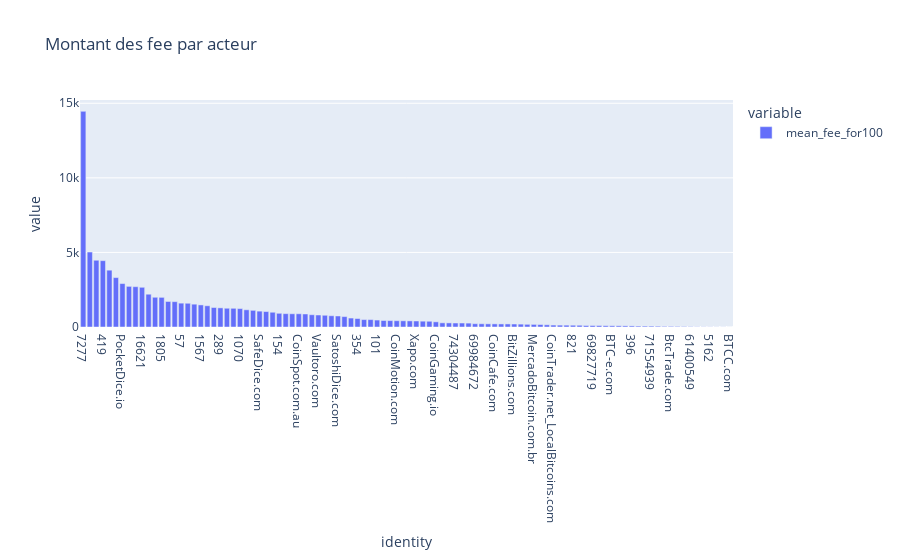

This figure's notebook cell:
### Markdown cell above
## <span style="color:#4E937A">Zones Rentables</span>
### Existe-t-il des acteurs ou périodes où les frais sont particulièrement intéressants?

### Code cell
#Mean fee for 100 par actor

montant_fee_actor = blockchain_actor.groupby("identity")["mean_fee_for100"].sum().sort_values(ascending=False)

px.bar(montant_fee_actor, title="Montant des fee par acteur")

### Figure 1 — Plotly figure (JSON) as saved in the notebook; plotly's stock layout.template omitted (floating-point values rounded to 4 significant figures)
{"data": [{"alignmentgroup": "True", "hovertemplate": "variable=mean_fee_for100<br>identity=%{x}<br>value=%{y}<extra></extra>", "legendgroup": "mean_fee_for100", "marker": {"color": "#636efa", "pattern": {"shape": ""}}, "name": "mean_fee_for100", "offsetgroup": "mean_fee_for100", "orientation": "v", "showlegend": true, "textposition": "auto", "type": "bar", "x": ["7277", "999Dice.com", "0", "419", "18972", "Cryptonator.com", "PocketDice.io", "HolyTransaction.com", "LuckyB.it", "16621", "292", "Poloniex.com", "1805", "ePay.info_CoinJoinMess", "35", "57", "SatoshiMines.com", "1149", "1567", "175", "Bit-x.com", "289", "641", "227", "1070", "BTCJam.com", "700", "SafeDice.com", "1391", "Bter.com", "154", "SecondsTrade.com", "YoBit.net", "CoinSpot.com.au", "Rollin.io", "HaoBTC.com", "Vaultoro.com", "107", "269", "SatoshiDice.com", "CoinPayments.net", "348", "354", "FortuneJack.com", "1138", "101", "BX.in.th", "Loanbase.com", "CoinMotion.com", "TheRockTrading.com", "523", "Xapo.com", "421", "871", "CoinGaming.io", "1226", "Bitbond.com", "74304487", "Bitcoin.de", "61", "69984672", "122", "CoinJar.com", "CoinCafe.com", "73963652", "Matbea.com", "BitZillions.com", "469", "72472408", "MercadoBitcoin.com.br", "FYBSG.com", "Bitstamp.net", "CoinTrader.net_LocalBitcoins.com", "70927660", "70063369", "821", "BitBargain.co.uk", "73832915", "69827719", "71842975", "69383113", "BTC-e.com", "74278522", "16768780", "396", "SimpleCoin.cz", "BitcoinFog", "71554939", "Huobi.com", "HappyCoins.com", "BtcTrade.com", "898", "417", "61400549", "OKCoin.com", "Paymium.com", "5162", "SlushPool.com", "69697250", "BTCC.com"], "xaxis": "x", "y": [14460.0, 5026.0, 4476.0, 4448.0, 3809.0, 3313.0, 2912.0, 2724.0, 2703.0, 2663.0, 2199.0, 1993.0, 1988.0, 1711.0, 1699.0, 1599.0, 1591.0, 1530.0, 1481.0, 1423.0, 1306.0, 1284.0, 1257.0, 1254.0, 1234.0, 1154.0, 1118.0, 1064.0, 1035.0, 989.1, 918.3, 893.6, 886.7, 886.7, 873.7, 822.6, 804.8, 786.1, 754.5, 739.5, 697.8, 600.0, 567.7, 496.7, 496.0, 465.9, 434.2, 428.8, 421.6, 415.7, 409.7, 402.8, 390.5, 384.2, 346.5, 279.6, 275.1, 267.8, 266.7, 261.1, 220.3, 216.8, 211.9, 209.3, 205.2, 205.1, 199.7, 192.2, 178.8, 173.8, 165.3, 148.0, 130.3, 125.6, 123.4, 119.7, 115.7, 100.4, 100.1, 97.78, 87.09, 83.44, 81.4, 77.27, 72.93, 61.44, 59.85, 58.53, 52.35, 41.0, 40.95, 37.52, 29.23, 20.65, 13.31, 10.6, 8.609, 6.728, 5.036, 2.095], "yaxis": "y"}], "layout": {"barmode": "relative", "legend": {"title": {"text": "variable"}, "tracegroupgap": 0}, "title": {"text": "Montant des fee par acteur"}, "xaxis": {"anchor": "y", "domain": [0, 1], "title": {"text": "identity"}}, "yaxis": {"anchor": "x", "domain": [0, 1], "title": {"text": "value"}}}}
